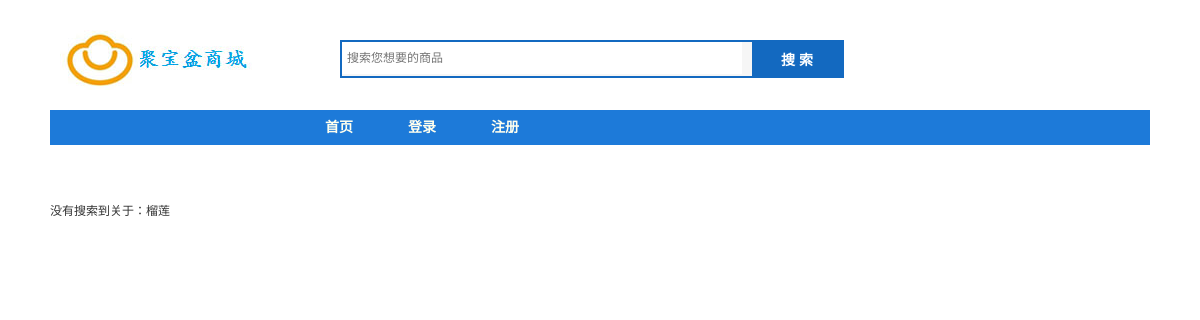
The page /search.php?kw=榴莲 on the database as committed earlier.
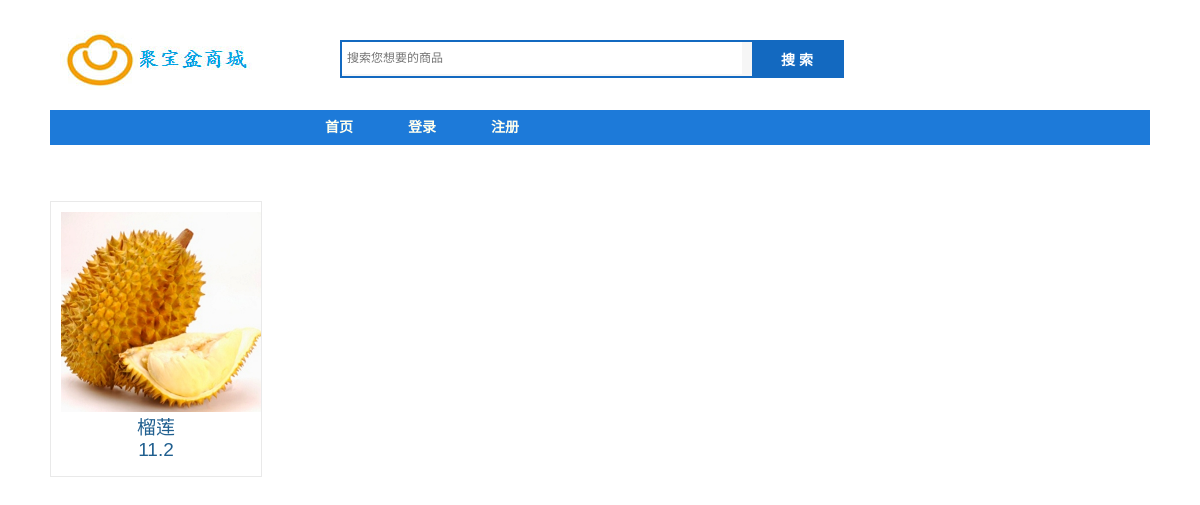
The same page on the database as committed later.
### tables this page shows
CREATE TABLE `goods` (
  `id` int(11) NOT NULL AUTO_INCREMENT,
  `goods_name` varchar(255) NOT NULL,
  `type` varchar(100) NOT NULL,
  `price` float NOT NULL,
  `description` text,
  `old_price` float(4,2) DEFAULT '0.00',
  `picture` varchar(255) DEFAULT NULL,
  PRIMARY KEY (`id`)
);

### search.php (the view, shortened to what this page needs)
<?php
include 'conn.php';
?>
<!DOCTYPE>
<html>
<head>
<link rel="stylesheet" type="text/css" href="./css/general.css">
<link rel="stylesheet" type="text/css" href="./css/index.css">
</head>
<body>
<?php include 'header.php'; ?>
<div class="container w1100">
      <br>  <br>  <br>  <br>
        <ul>
<?php
if (isset($_REQUEST['kw'])) {
  $keywords = $_REQUEST['kw'];
$sql = "select * from goods where goods_name like '%".$keywords."%'";
$result = $conn->query($sql);
if($result->num_rows>0){
  while($row = $result->fetch_assoc()) {
    if (isset($_REQUEST['uid'])) {
        echo "<li class='search'><a style = 'font-size:19px' href='/goods.php?id=".$row['id']."&uid=".$_REQUEST['uid']."'><div class='searchd'><img  src='".$row['picture']."' width='200px'></div>".$row['goods_name'].'<br>'.$row['price']."</a></li>";
    }else {
      echo "<li class='search'><a style = 'font-size:19px' href='/goods.php?id=".$row['id']."'><div class='searchd'><img  src='".$row['picture']."' width='200px'></div>".$row['goods_name'].'<br>'.$row['price']."</a></li>";
    }
  }
}else{
  echo "没有搜索到关于：".$keywords;
}
}else {
  echo "all goods";
}
 ?>
</ul>
</div>
<div class="footer mt20">
</body></html>

Rows that differ between the two databases and show on the page:
added goods: picture (picture), goods_name "榴莲", price "11.2"
Other text that changed with them:
$keywords: "榴莲" → (not shown)
text no longer shown: "没有搜索到关于："
